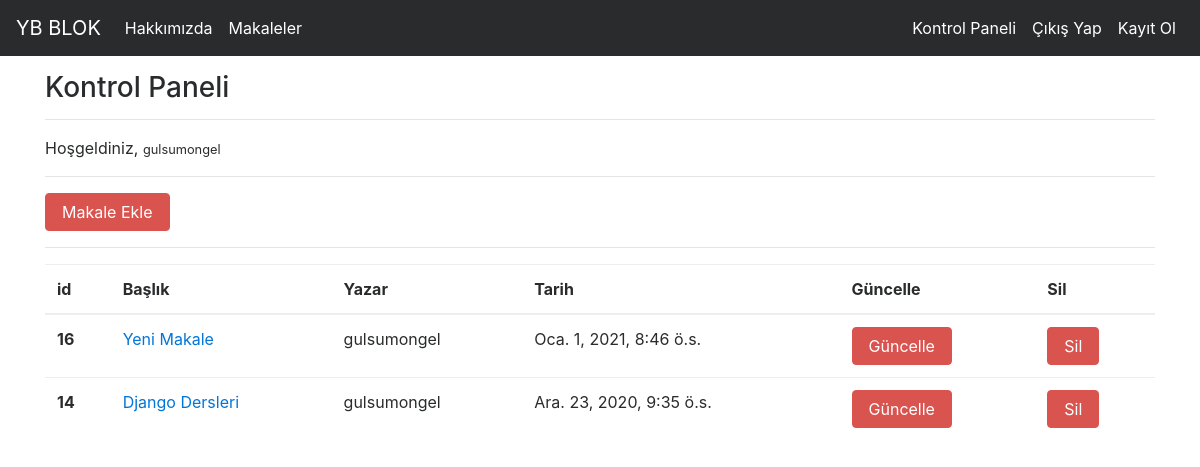
Screenshot of /articles/dashboard/ (signed in) with the database file from the repository.
### article/models.py (models this page shows, shortened)
class Article(models.Model):
    author = models.ForeignKey("auth.User",on_delete =models.CASCADE,verbose_name="Yazar" )
    title = models.CharField(max_length=50,verbose_name= "Başlık")
    content= RichTextField(verbose_name="İçerik")
    created_date = models.DateTimeField(auto_now_add=True,verbose_name="oluşturulma tarihi")
    article_image=models.FileField(blank=True,null=True,verbose_name="makaleye fotoğraf ekleyin")
    class Meta:
        ordering = ['-created_date']

### article/views.py (the view)
# urls.py: path('dashboard/',views.dashboard,name="dashboard"),
@login_required(login_url = "user:login")
def dashboard (request):
    articles = Article.objects.filter(author=request.user)
    context= {
        "articles": articles
    }
    return render(request, "dashboard.html",context)

### templates/dashboard.html
{% extends 'layout.html' %}
{% block body %}
<h3>Kontrol Paneli</h3>
<hr>
<p>
    Hoşgeldiniz, <small>{{request.user.username}}</small>
</p>
<hr>
<a class= "btn btn-danger" href="/articles/addarticle">Makale Ekle</a>
<hr>
{% if articles %}
  <table class="table">
    <thead>
      <tr>
        <th scope="col">id</th>
        <th scope="col">Başlık</th>
        <th scope="col">Yazar</th>
        <th scope="col">Tarih</th>
        <th scope="col">Güncelle</th>
        <th scope="col">Sil</th>
      </tr>
    </thead>
    <tbody>
      {% for article in articles %}
      <tr>
        <th scope="row">{{article.id}}</th>
        <td><a href="/articles/article/{{article.id}}">{{article.title}}</a></td>
        <td>{{article.author.username}}</td>
        <td>{{article.created_date}}</td>
        <td><a href="/articles/update/{{article.id}}" class="btn btn-danger">Güncelle</a></td>
        <td><a href="/articles/delete/{{article.id}}" class="btn btn-danger">Sil</a></td>
      </tr>
      {% endfor %}
    </tbody>
  </table>
{% else %}
<div class="alert alert-danger">
  Henüz makaleniz bulunmuyor
</div>
{% endif %}
{% endblock body %}

### rows the page displays
Article: id "16", title "Yeni Makale", author.username "gulsumongel", created_date "Oca. 1, 2021, 8:46 ö.s."
Article: id "14", title "Django Dersleri", author.username "gulsumongel", created_date "Ara. 23, 2020, 9:35 ö.s."

### other values shown
{{ request.user.username }} "gulsumongel"
